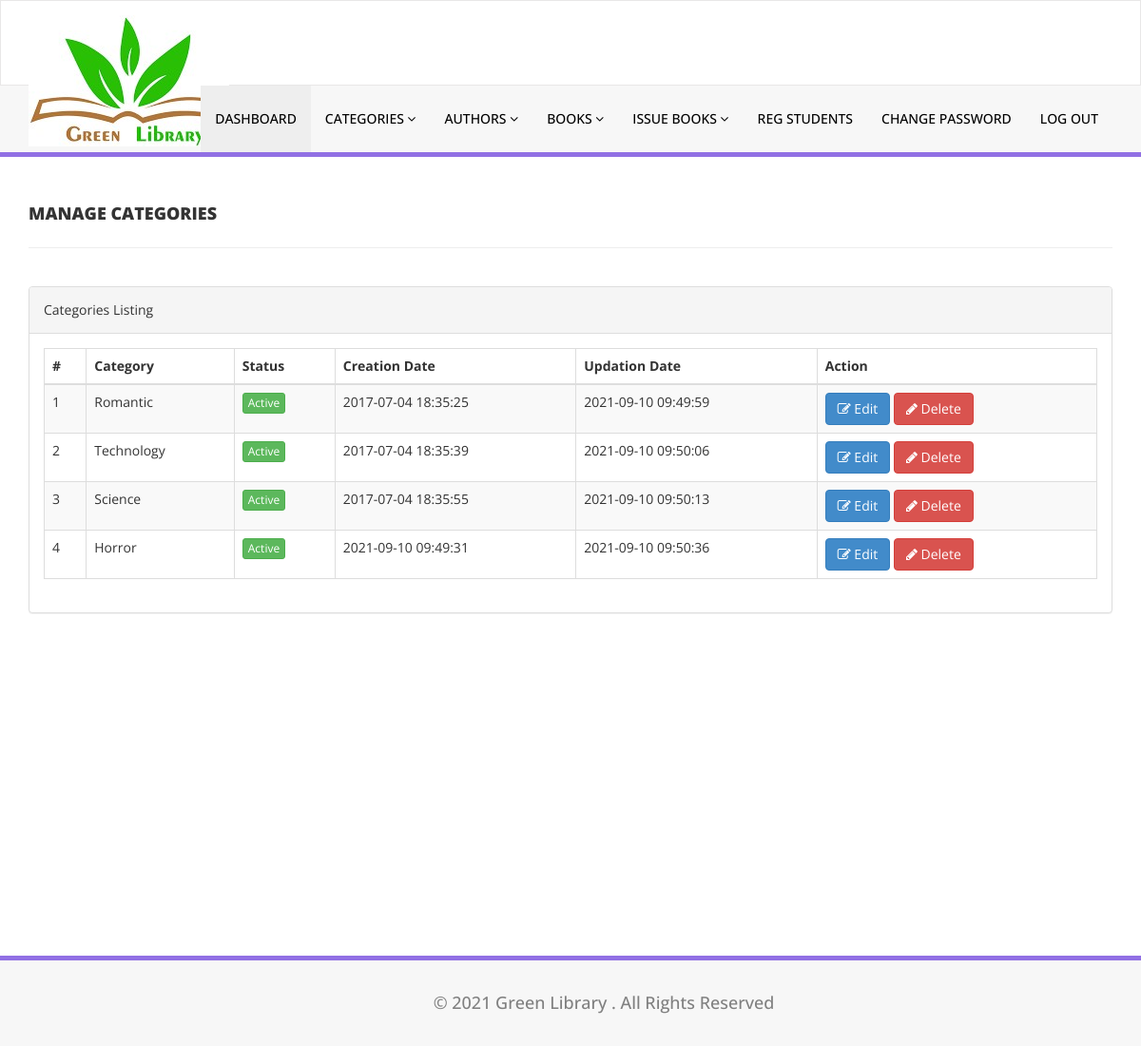
The page /library/admin/manage-categories.php (signed in) on the database its author committed.
### tables this page shows
CREATE TABLE `tblcategory` (
  `id` int(11) NOT NULL,
  `CategoryName` varchar(150) DEFAULT NULL,
  `Status` int(1) DEFAULT NULL,
  `CreationDate` timestamp NULL DEFAULT current_timestamp(),
  `UpdationDate` timestamp NULL DEFAULT '0000-00-00 00:00:00' ON UPDATE current_timestamp()
);

### library/admin/manage-categories.php (the view, shortened to what this page needs)
<?php
include('includes/config.php');
if(strlen($_SESSION['alogin'])==0)
    {
header('location:index.php');
}
else{
    ?>
<!DOCTYPE html>
<html xmlns="http://www.w3.org/1999/xhtml">
<head>
    <link href="assets/css/bootstrap.css" rel="stylesheet" />
    <link href="assets/css/font-awesome.css" rel="stylesheet" />
    <link href="assets/js/dataTables/dataTables.bootstrap.css" rel="stylesheet" />
    <link href="assets/css/style.css" rel="stylesheet" />
</head>
<body>
<?php include('includes/header.php');?>
    <div class="content-wrapper">
         <div class="container">
        <div class="row pad-botm">
            <div class="col-md-12">
                <h4 class="header-line">Manage Categories</h4>
    </div>
     <div class="row">
</div>
        </div>
            <div class="row">
                <div class="col-md-12">
                    <div class="panel panel-default">
                        <div class="panel-heading">
                           Categories Listing
                        </div>
                        <div class="panel-body">
                            <div class="table-responsive">
                                <table class="table table-striped table-bordered table-hover" id="dataTables-example">
                                    <thead>
                                        <tr>
                                            <th>#</th>
                                            <th>Category</th>
                                            <th>Status</th>
                                            <th>Creation Date</th>
                                            <th>Updation Date</th>
                                            <th>Action</th>
                                        </tr>
                                    </thead>
                                    <tbody>
<?php $sql = "SELECT * from  tblcategory";
$query = $dbh -> prepare($sql);
$query->execute();
$results=$query->fetchAll(PDO::FETCH_OBJ);
$cnt=1;
if($query->rowCount() > 0)
{
foreach($results as $result)
{               ?>
                                        <tr class="odd gradeX">
                                            <td class="center"><?php echo htmlentities($cnt);?></td>
                                            <td class="center"><?php echo htmlentities($result->CategoryName);?></td>
                                            <td class="center"><?php if($result->Status==1) {?>
                                            <a href="#" class="btn btn-success btn-xs">Active</a>
                                            <?php } else {?>
                                            <a href="#" class="btn btn-danger btn-xs">Inactive</a>
                                            <?php } ?></td>
                                            <td class="center"><?php echo htmlentities($result->CreationDate);?></td>
                                            <td class="center"><?php echo htmlentities($result->UpdationDate);?></td>
                                            <td class="center">
                                            <a href="edit-category.php?catid=<?php echo htmlentities($result->id);?>"><button class="btn btn-primary"><i class="fa fa-edit "></i> Edit</button>
                                          <a href="manage-categories.php?del=<?php echo htmlentities($result->id);?>" onclick="return confirm('Are you sure you want to delete?');"" >  <button class="btn btn-danger"><i class="fa fa-pencil"></i> Delete</button>
                                            </td>
                                        </tr>
 <?php $cnt=$cnt+1;}} ?>
                                    </tbody>
                                </table>
                            </div>
                        </div>
                    </div>
                </div>
            </div>
    </div>
    </div>
     <?php include('includes/footer.php');?>
</body>
</html>
<?php } ?>

### library/admin/assets/css/style.css (style rules this page uses)
.content-wrapper { margin-top: 40px; min-height:800px; padding-bottom:90px; }
.header-line { font-weight:900; padding-bottom:25px; border-bottom:1px solid #eeeeee; text-transform:uppercase; }
.pad-botm { padding-bottom:30px; }

### rows shown on the page
tblcategory: CategoryName "Romantic", Status "Active", CreationDate "2017-07-04 18:35:25", UpdationDate "2021-09-10 09:49:59"
tblcategory: CategoryName "Technology", Status "Active", CreationDate "2017-07-04 18:35:39", UpdationDate "2021-09-10 09:50:06"
tblcategory: CategoryName "Science", Status "Active", CreationDate "2017-07-04 18:35:55", UpdationDate "2021-09-10 09:50:13"
tblcategory: CategoryName "Horror", Status "Active", CreationDate "2021-09-10 09:49:31", UpdationDate "2021-09-10 09:50:36"
